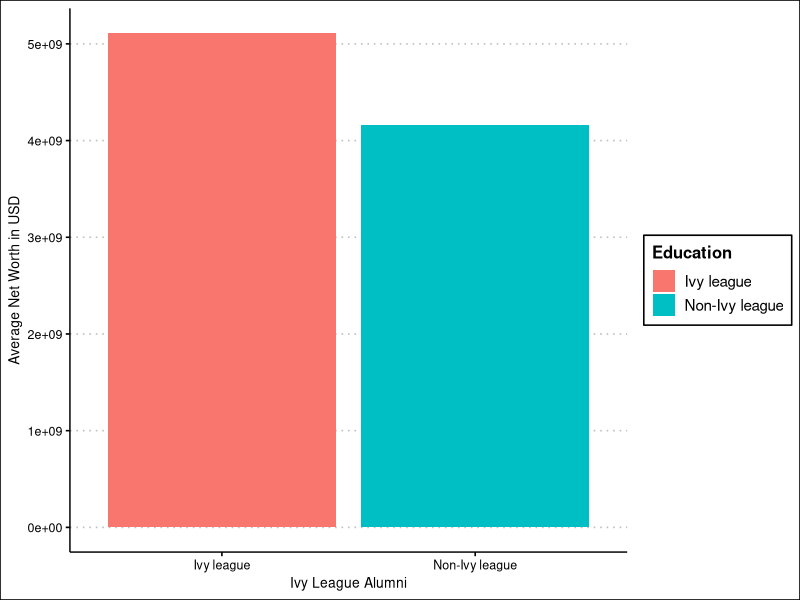
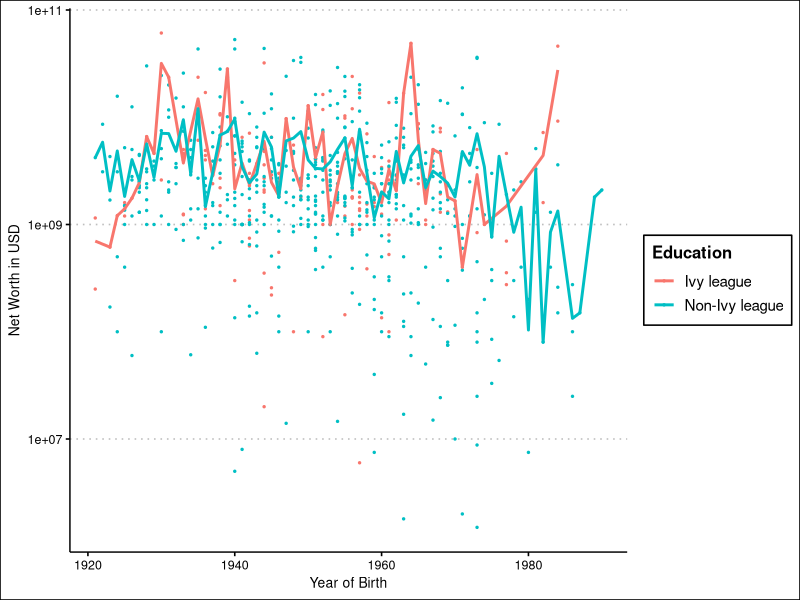
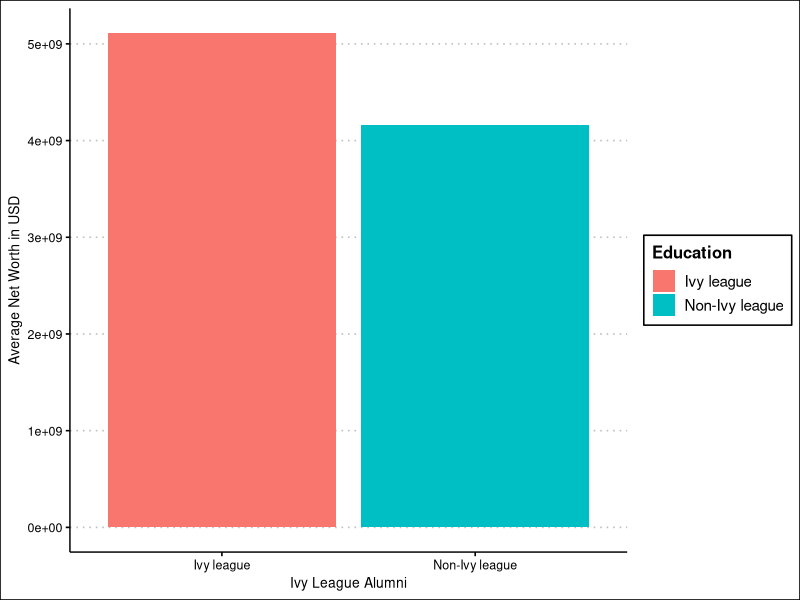
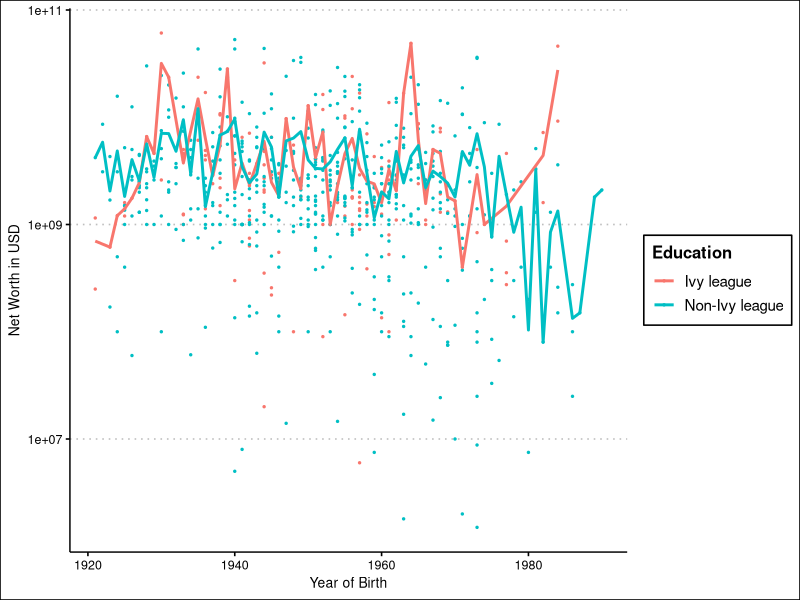

Here is the R script that generated these plots, in order:
#Script for plotting first results 

library(tidyverse)
library(scales)
library("ggthemes")

datafile <- read_csv('results.csv')

##BAR 1: Difference in Net Worth WITHIN Ivy League Alumni############
## Note: not included in report, was the first plot we did#

datafile <- read_csv('results.csv')
#Simply grouping by the Ivy (almaMater), then averaging net worth per Ivy 
data_gr_per_ivy<- datafile|>
  group_by(almaMater)|>
  summarise(avg_networth = mean(networth))
print(data_gr_per_ivy)


barplot1 <- ggplot(data= data_gr_per_ivy)+aes(x=almaMater,y=avg_networth)+
  geom_col()+
  xlab(NULL)+
  labs(
    color= 'Ivy League School',
    title='Average Net Worth of Ivy League Alumni on Wikipedia',
    y= "Average Net Worth in USD"
  )
#print(barplot1)
#ggsave('barplot1.png')


##BAR 2: Difference in the average net worth of Ivy and Non-Ivy Students #########

datacombined <- read_csv('not_rich_with_birth_year_after_1920.csv') 
sum(datacombined$ivy_league, na.rm = TRUE)/nrow(datacombined)*100

#This dataframe has "true/false" established for each person, 
#filtering if they have an Ivy League within their academic history in Wiki
data_divided<- datacombined |> 
  mutate(
    networth = as.numeric(networth),
    #Transforming the true/false to what it stands for
    ivy_league = ifelse(ivy_league, "Ivy league", "Non-Ivy league")
  )|>
  group_by(ivy_league)|>
  #Getting the networth average per section of alumni, excluding N/A entries
  summarise(networth=mean(networth,na.rm=TRUE))
print(data_divided)

barplot2 <- ggplot(data= data_divided)+
  aes(x= ivy_league, y=networth, fill= ivy_league)+
  geom_col()+
  labs(
    x= "Ivy League Alumni",
    y= "Average Net Worth in USD",
    fill = 'Education'
  )+
  theme_clean()
    
print(barplot2)
ggsave('barplot.pdf')

#### BAR 3: net worth in y, each person by birth year in x

datawithyears <- read_csv('not_rich_with_birth_year_after_1920.csv')|>
  mutate(
    networth = as.numeric(networth),
    birthYear= as.numeric(birthYear),
    ivy_league = ifelse(ivy_league, "Ivy league", "Non-Ivy league"))

averages <- datawithyears|>
  group_by(birthYear, ivy_league)|>
  summarise(avg_networth = mean(networth,na.rm= TRUE))|>
  ungroup()

barplot3 <- ggplot(data= datawithyears)+
  aes(x=birthYear, y=networth, color=ivy_league)+
  geom_point(size = 0.5)+
  geom_line(data = averages, aes(x= birthYear, y= avg_networth, color= ivy_league), size=1)+
  scale_y_log10()+
  labs(
    x= "Year of Birth",
    y= "Net Worth in USD", 
    color = 'Education'
  )+
  theme_clean()

print(barplot3)
ggsave('scatterlineplot.pdf')
